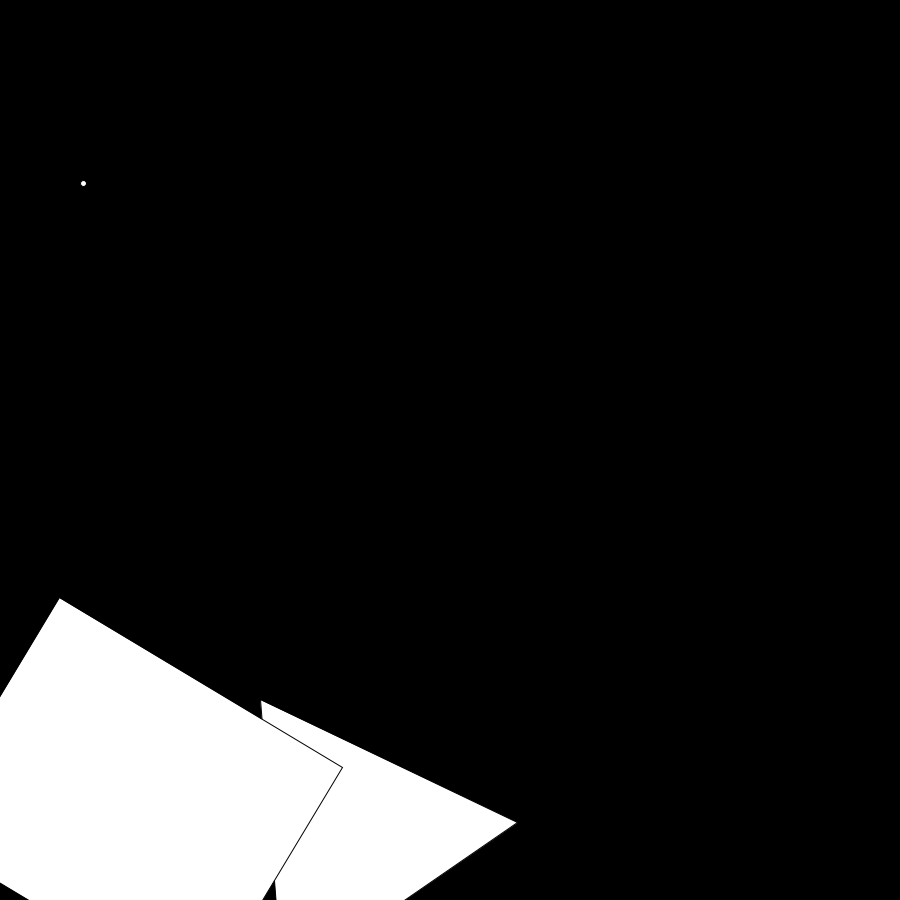
Frame 1 (no input)
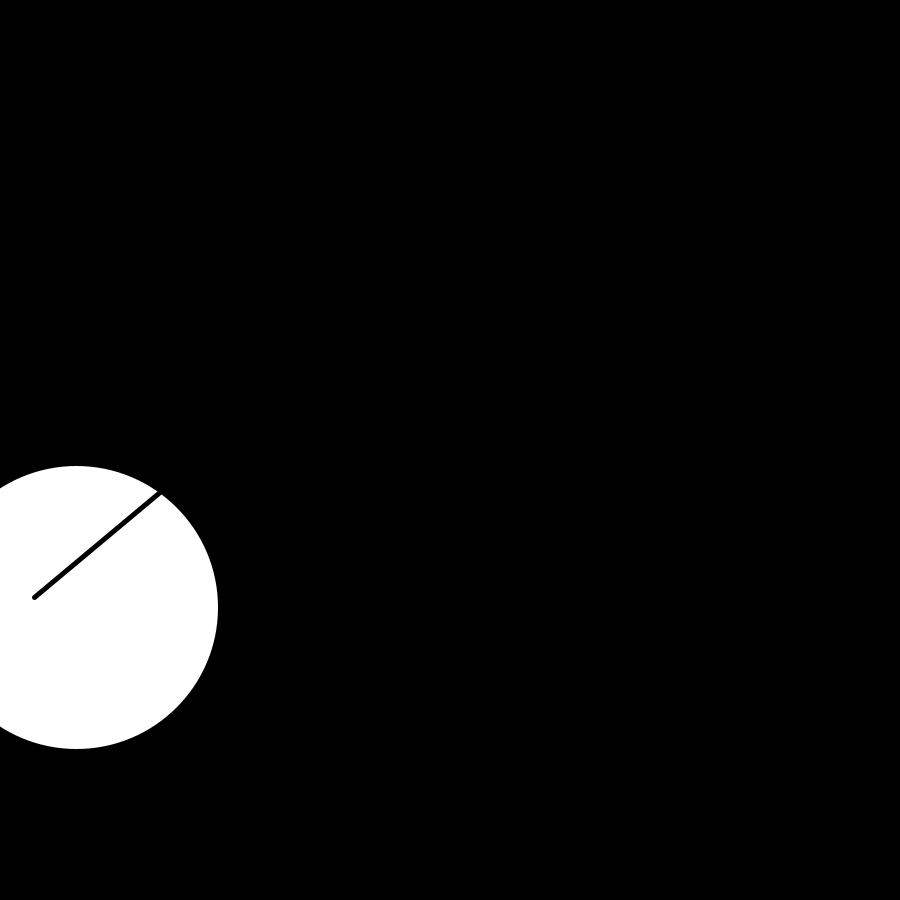
Frame 60 (the mouse pressed at the canvas centre just before this capture)
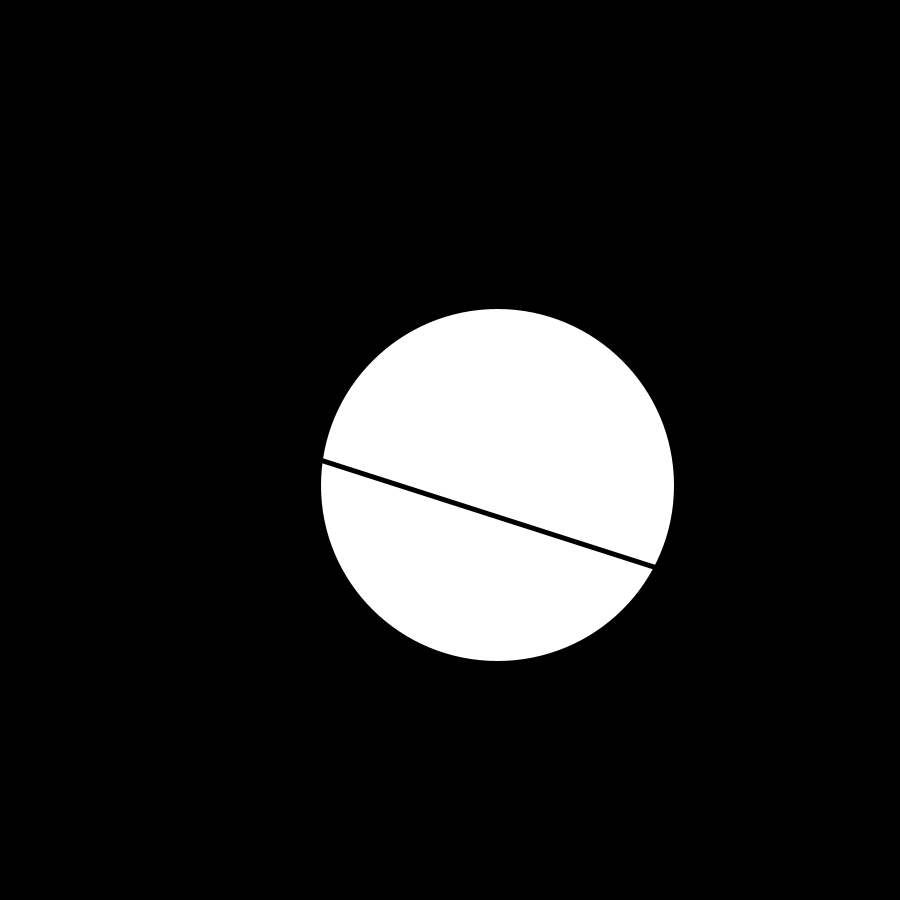
Frame 120 (the mouse held since frame 60 and released just before this capture)

The Processing sketch that drew these frames (run headless with seeded random() and noise(); from frame 60 on, the mouse is pressed at the canvas centre):

// Processing sketch: sketch_200827b
// ── sketch_200827b.pde
void setup() {
  size(900, 900);
  background(0);
  fill(255);
}

void draw() {
  background(0);

  Triangle t = new Triangle(new PVector(random(width), random(height)), random(300));
  pushMatrix();
  translate(t.c.x, t.c.y);
  rotate(random(TAU));
  t.show();
  popMatrix();
  
  Rectangle r = new Rectangle(new PVector(random(width), random(height)), random(600), random(600));
  pushMatrix();
  translate(r.c.x, r.c.y);
  rotate(random(TAU));
  r.show();
  popMatrix();
  
  Circle c = new Circle(new PVector(random(width), random(height)), random(400));
  c.show();
  
  strokeWeight(5);
  line(random(width),random(height),random(width),random(height));

}

class Rectangle {
  PVector c;
  float lx, ly;
  Rectangle(PVector center, float l, float w) {
    c=center;
    lx=l;
    ly=w;
  }
  void show() {
    float tlx = c.x - lx/2;
    float tly = c.y - ly/2;
    rect(tlx, tly, lx, ly);
  }

  void edges() {
    if (c.x > width) {
      c.x = 0;
    } else if (c.x < 0) {
      c.x = width;
    }
    if (c.y > height) {
      c.y = 0;
    } else if (c.y < 0) {
      c.y = height;
    }
  }
}

class Square {
  PVector c;
  float l;
  Square(PVector center, float sideLength) {
    c=center;
    l=sideLength;
  }
  void show() {
    float tlx = c.x - l/2;
    float tly = c.y - l/2;
    rect(tlx, tly, l, l);
  }

  void edges() {
    if (c.x > width) {
      c.x = 0;
    } else if (c.x < 0) {
      c.x = width;
    }
    if (c.y > height) {
      c.y = 0;
    } else if (c.y < 0) {
      c.y = height;
    }
  }
}

class Circle {
  PVector c;
  float l;
  Circle(PVector center, float radius) {
    c=center;
    l=radius;
  }
  void show() {
    circle(c.x, c.y, l);
  }
  void edges() {
    if (c.x > width) {
      c.x = 0;
    } else if (c.x < 0) {
      c.x = width;
    }
    if (c.y > height) {
      c.y = 0;
    } else if (c.y < 0) {
      c.y = height;
    }
  }
}
class Triangle {
  PVector c, bl, top, br;
  float l;
  Triangle(PVector center, float sideLength) {
    c=center;
    l=sideLength;
    float midLine = sin(radians(60)) * sideLength;
    float halfBottomLine = sqrt(sideLength*sideLength - midLine*midLine);
    float blx = center.x - halfBottomLine;
    float bly = center.y + midLine/2;
    bl = new PVector(blx, bly);
    float brx = center.x + halfBottomLine;
    float bry = center.y + midLine/2;
    br = new PVector(brx, bry);
    top = new PVector(center.x, center.y - midLine/2);
  }
  void recalculate() {
    float midLine = sin(radians(60)) * l;
    float halfBottomLine = sqrt(l*l - midLine*midLine);
    float blx = c.x - halfBottomLine;
    float bly = c.y + midLine/2;
    bl = new PVector(blx, bly);
    float brx = c.x + halfBottomLine;
    float bry = c.y + midLine/2;
    br = new PVector(brx, bry);
    top = new PVector(c.x, c.y - midLine/2);
  }
  void show() {
    triangle(bl.x, bl.y, top.x, top.y, br.x, br.y);
  }
  void edges() {
    if (c.x > width) {
      c.x = 0;
    } else if (c.x < 0) {
      c.x = width;
    }
    if (c.y > height) {
      c.y = 0;
    } else if (c.y < 0) {
      c.y = height;
    }
  }
}
